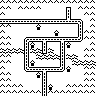

Rendered tile map (Tiled .tmx) drawn with the repository's tilesets; below, a short description and the full map source, tile grids included:
An orthogonal 16x16 tile map with 6x6 px tiles, 1 tile layer (Tile Layer 1).

<map version="1.0" orientation="orthogonal" renderorder="right-down" width="16" height="16" tilewidth="6" tileheight="6" nextobjectid="1">
 <tileset firstgid="1" name="sprites" tilewidth="6" tileheight="6">
  <image source="sprites.png" width="48" height="24" />
 </tileset>
 <layer name="Tile Layer 1" width="16" height="16">
  <data>
   <tile gid="2" />
   <tile gid="2" />
   <tile gid="2" />
   <tile gid="2" />
   <tile gid="2" />
   <tile gid="2" />
   <tile gid="2" />
   <tile gid="2" />
   <tile gid="2" />
   <tile gid="2" />
   <tile gid="2" />
   <tile gid="2" />
   <tile gid="2" />
   <tile gid="2" />
   <tile gid="2" />
   <tile gid="2" />
   <tile gid="2" />
   <tile gid="2" />
   <tile gid="1" />
   <tile gid="2" />
   <tile gid="2" />
   <tile gid="2" />
   <tile gid="2" />
   <tile gid="1" />
   <tile gid="1" />
   <tile gid="1" />
   <tile gid="1" />
   <tile gid="12" />
   <tile gid="1" />
   <tile gid="2" />
   <tile gid="2" />
   <tile gid="2" />
   <tile gid="2" />
   <tile gid="1" />
   <tile gid="1" />
   <tile gid="1" />
   <tile gid="1" />
   <tile gid="1" />
   <tile gid="1" />
   <tile gid="1" />
   <tile gid="1" />
   <tile gid="1" />
   <tile gid="1" />
   <tile gid="17" />
   <tile gid="1" />
   <tile gid="1" />
   <tile gid="2" />
   <tile gid="2" />
   <tile gid="10" />
   <tile gid="10" />
   <tile gid="10" />
   <tile gid="10" />
   <tile gid="10" />
   <tile gid="10" />
   <tile gid="10" />
   <tile gid="10" />
   <tile gid="10" />
   <tile gid="10" />
   <tile gid="10" />
   <tile gid="26" />
   <tile gid="10" />
   <tile gid="11" />
   <tile gid="1" />
   <tile gid="2" />
   <tile gid="2" />
   <tile gid="2" />
   <tile gid="1" />
   <tile gid="1" />
   <tile gid="1" />
   <tile gid="1" />
   <tile gid="4" />
   <tile gid="1" />
   <tile gid="1" />
   <tile gid="1" />
   <tile gid="1" />
   <tile gid="1" />
   <tile gid="1" />
   <tile gid="17" />
   <tile gid="1" />
   <tile gid="2" />
   <tile gid="2" />
   <tile gid="1" />
   <tile gid="1" />
   <tile gid="1" />
   <tile gid="1" />
   <tile gid="1" />
   <tile gid="1" />
   <tile gid="1" />
   <tile gid="1" />
   <tile gid="4" />
   <tile gid="1" />
   <tile gid="1" />
   <tile gid="1" />
   <tile gid="17" />
   <tile gid="2" />
   <tile gid="2" />
   <tile gid="2" />
   <tile gid="2" />
   <tile gid="1" />
   <tile gid="1" />
   <tile gid="9" />
   <tile gid="10" />
   <tile gid="10" />
   <tile gid="18" />
   <tile gid="10" />
   <tile gid="10" />
   <tile gid="18" />
   <tile gid="10" />
   <tile gid="10" />
   <tile gid="27" />
   <tile gid="2" />
   <tile gid="2" />
   <tile gid="2" />
   <tile gid="2" />
   <tile gid="1" />
   <tile gid="1" />
   <tile gid="17" />
   <tile gid="4" />
   <tile gid="1" />
   <tile gid="17" />
   <tile gid="1" />
   <tile gid="1" />
   <tile gid="17" />
   <tile gid="4" />
   <tile gid="1" />
   <tile gid="1" />
   <tile gid="1" />
   <tile gid="2" />
   <tile gid="30" />
   <tile gid="30" />
   <tile gid="30" />
   <tile gid="30" />
   <tile gid="17" />
   <tile gid="30" />
   <tile gid="30" />
   <tile gid="28" />
   <tile gid="30" />
   <tile gid="1" />
   <tile gid="17" />
   <tile gid="1" />
   <tile gid="1" />
   <tile gid="1" />
   <tile gid="2" />
   <tile gid="2" />
   <tile gid="2" />
   <tile gid="2" />
   <tile gid="1" />
   <tile gid="1" />
   <tile gid="17" />
   <tile gid="1" />
   <tile gid="30" />
   <tile gid="30" />
   <tile gid="30" />
   <tile gid="30" />
   <tile gid="17" />
   <tile gid="30" />
   <tile gid="30" />
   <tile gid="1" />
   <tile gid="2" />
   <tile gid="2" />
   <tile gid="2" />
   <tile gid="2" />
   <tile gid="1" />
   <tile gid="1" />
   <tile gid="17" />
   <tile gid="4" />
   <tile gid="1" />
   <tile gid="1" />
   <tile gid="1" />
   <tile gid="1" />
   <tile gid="17" />
   <tile gid="1" />
   <tile gid="30" />
   <tile gid="30" />
   <tile gid="30" />
   <tile gid="30" />
   <tile gid="2" />
   <tile gid="1" />
   <tile gid="1" />
   <tile gid="1" />
   <tile gid="25" />
   <tile gid="10" />
   <tile gid="10" />
   <tile gid="18" />
   <tile gid="10" />
   <tile gid="10" />
   <tile gid="27" />
   <tile gid="4" />
   <tile gid="1" />
   <tile gid="1" />
   <tile gid="2" />
   <tile gid="2" />
   <tile gid="2" />
   <tile gid="2" />
   <tile gid="1" />
   <tile gid="1" />
   <tile gid="1" />
   <tile gid="1" />
   <tile gid="4" />
   <tile gid="17" />
   <tile gid="1" />
   <tile gid="1" />
   <tile gid="1" />
   <tile gid="1" />
   <tile gid="1" />
   <tile gid="1" />
   <tile gid="2" />
   <tile gid="2" />
   <tile gid="2" />
   <tile gid="2" />
   <tile gid="1" />
   <tile gid="1" />
   <tile gid="1" />
   <tile gid="1" />
   <tile gid="1" />
   <tile gid="17" />
   <tile gid="1" />
   <tile gid="1" />
   <tile gid="1" />
   <tile gid="1" />
   <tile gid="1" />
   <tile gid="1" />
   <tile gid="2" />
   <tile gid="2" />
   <tile gid="2" />
   <tile gid="2" />
   <tile gid="2" />
   <tile gid="2" />
   <tile gid="1" />
   <tile gid="1" />
   <tile gid="1" />
   <tile gid="17" />
   <tile gid="4" />
   <tile gid="1" />
   <tile gid="1" />
   <tile gid="2" />
   <tile gid="2" />
   <tile gid="2" />
   <tile gid="2" />
   <tile gid="2" />
   <tile gid="2" />
   <tile gid="2" />
   <tile gid="2" />
   <tile gid="2" />
   <tile gid="2" />
   <tile gid="2" />
   <tile gid="2" />
   <tile gid="17" />
   <tile gid="2" />
   <tile gid="2" />
   <tile gid="2" />
   <tile gid="2" />
   <tile gid="2" />
   <tile gid="2" />
   <tile gid="2" />
   <tile gid="2" />
  </data>
 </layer>
</map>